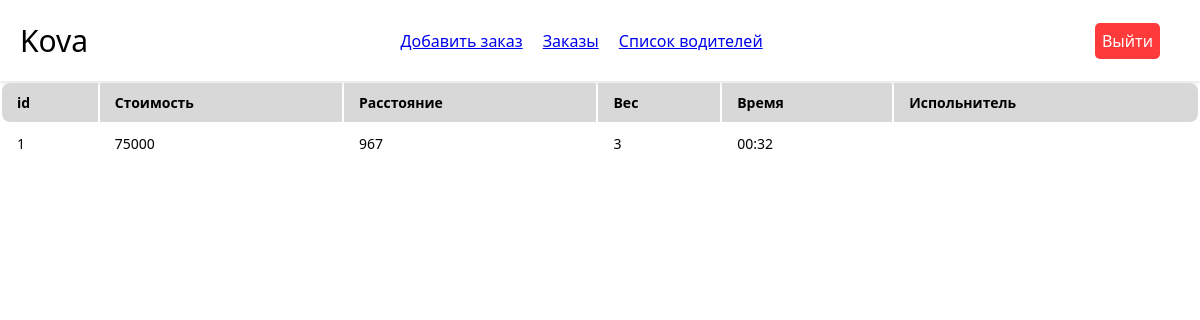
The page /orders on the database as committed earlier.
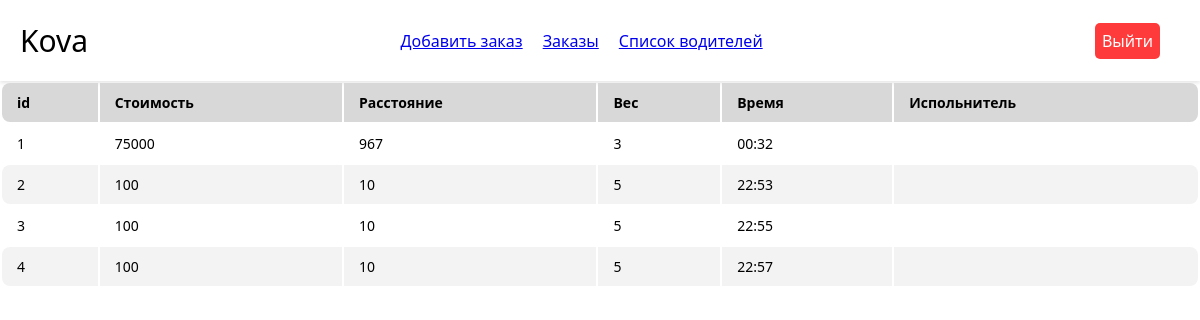
The same page on the database as committed later.
### tables this page shows
CREATE TABLE orders (
id integer PRIMARY KEY AUTOINCREMENT,
price integer NOT NULL,
distance integer NOT NULL,
weight integer NOT NULL,
time integer NOT NULL
);

### app.py (the view)
@app.route('/orders')
def orders():
    res = dbase.get_orders()
    return render_template('admin__orders.html', orders=res)

### FDataBase.py (called while the page is built)
    def get_orders(self):
        try:
            self.__cur.execute("SELECT * FROM orders")
            return self.__cur.fetchall()
        except sqlite3.Error as e:
            print("Ошибка получения заказов из БД:", e)
            return []

### app.py (called while the page is built)
def connect_db():
    conn = sqlite3.connect(app.config['DATABASE'])
    conn.row_factory = sqlite3.Row
    return conn

def get_db():
    if not hasattr(g, 'link_db'):
        g.link_db = connect_db()
    return g.link_db

@app.before_request
def before_request():
    global dbase
    db = get_db()
    dbase = FDataBase(db)

### templates/admin__orders.html
{% extends 'admin__base.html' %}
{% block style %}
	<link rel="stylesheet" href="{{url_for('static', filename='css/orders.css')}}">
{% endblock %}
{% block body %}
<table class="table">
	<thead>
		<tr>
			<th>id</th>
			<th>Стоимость</th>
			<th>Расстояние</th>
			<th>Вес</th>
			<th>Время</th>
			<th>Испольнитель</th>
		</tr>
	</thead>
	<tbody>
		{% for order in orders %}
			<tr>
				<td>{{ order[0] }}</td>
				<td>{{ order[1] }}</td>
				<td>{{ order[2] }}</td>
				<td>{{ order[3] }}</td>
				<td>{{ order[4] }}</td>
				<td>{{ order[5] }}</td>
			</tr>
		{% endfor %}
	</tbody>
</table>
{% endblock %}

### templates/admin__base.html (shortened to what this page needs)
<!doctype html>
<html lang="en">
<head>
    {% block style %}
    {% endblock %}
    <link rel="stylesheet" type="text/css" href="{{ url_for('static', filename='css/main_admin.css') }}">
</head>
<body>
<header>
  <div class="logo">
    <a href="#">Kova</a>
  </div>
  <nav>
    <ul>
      <li><a href="{{url_for('add_order')}}">Добавить заказ</a></li>
      <li><a href="{{url_for('orders')}}">Заказы</a></li>
      <li><a href="{{url_for('drivers')}}">Список водителей</a></li>
    </ul>
  </nav>
  <div class="logout">
    <a href="{{url_for('logout')}}">Выйти</a>
  </div>
</header>
{% block body %}
{% endblock %}
</body>
</html>

### static/css/orders.css (style rules this page uses)
* { margin: 0; padding: 0; font-family: system-ui, -apple-system, BlinkMacSystemFont, 'Segoe UI', Roboto, Oxygen, Ubuntu, Cantarell, 'Open Sans', 'Helvetica Neue', sans-serif; }
.table { width: 100%; border: none; margin-bottom: 20px; }
.table thead th { font-weight: bold; text-align: left; border: none; padding: 10px 15px; background: #d8d8d8; font-size: 14px; }
.table thead tr th:first-child { border-radius: 8px 0 0 8px; }
.table thead tr th:last-child { border-radius: 0 8px 8px 0; }
.table tbody td { text-align: left; border: none; padding: 10px 15px; font-size: 14px; vertical-align: top; }
.table tbody tr:nth-child(even) { background: #f3f3f3; }
.table tbody tr td:first-child { border-radius: 8px 0 0 8px; }
.table tbody tr td:last-child { border-radius: 0 8px 8px 0; }

### static/css/main_admin.css (style rules this page uses)
header { margin: 0 auto; display: flex; align-items: center; justify-content: space-between; padding: 20px; background-color: #fff; box-shadow: 0 2px 4px rgba(0, 0, 0, 0.1); font-family: system-ui, -apple-system, BlinkMacSystemFont, 'Segoe UI', Roboto, Oxygen, Ubuntu, Cantarell, 'Open Sans', 'Helvetica Neue', sans-serif; }
.logo a { color: black; text-decoration: none; font-size: 30px; }
nav ul { display: flex; justify-content: center; list-style: none; margin: 0; padding: 0; }
nav ul li { margin-right: 20px; }
.logout { margin-right: 20px; }
.logout a { color: #fff; text-decoration: none; font-size: 16px; border-radius: 5px; padding: 7px; background: #ff3a3a; transition: .2s; }

Rows that differ between the two databases and show on the page:
added orders: id "2", price "100", distance "10", weight "5", time "22:53"
added orders: id "3", price "100", distance "10", weight "5", time "22:55"
added orders: id "4", price "100", distance "10", weight "5", time "22:57"
